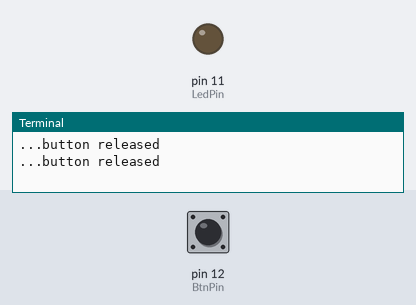
The program below on a simulated Raspberry Pi (header pin numbers). On the bench: output pins drawn as LEDs (lit = HIGH), the last lines printed to the terminal. The inputs (shaded band) are chosen by the test bench; at power-on: pin 12 (BtnPin) HIGH.

Above: at 1.2 s.
1.3 s: pin 12 (BtnPin) pulled LOW for 1.2 s
At 2.3 s:
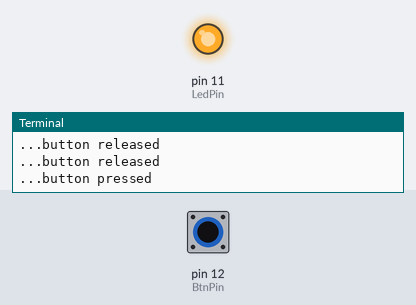
Timing chart, 0 to 10.8 s (numbered marks = the images above; inputs shaded):
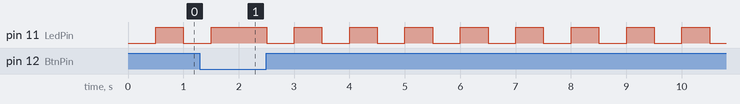

Measured:
- by itself, pin 11 (LedPin): repeats every 1.0 s: LOW 0.50 s, HIGH 0.50 s

The program:

led_button_blinking.py
```python
#!/usr/bin/env python
import time as t
import RPi.GPIO as GPIO

LedPin = 11    # pin11 --- led
BtnPin = 12    # pin12 --- button

def setup():
	GPIO.setmode(GPIO.BOARD)       # Numbers GPIOs by physical location
	GPIO.setup(LedPin, GPIO.OUT)   # Set LedPin's mode is output
	GPIO.setup(BtnPin, GPIO.IN, pull_up_down=GPIO.PUD_UP)    # Set BtnPin's mode is input, and pull up to high level(3.3V)
	GPIO.output(LedPin, GPIO.HIGH) # Set LedPin high(+3.3V) to on led

def blink():
	GPIO.output(LedPin, GPIO.LOW)  # Led Off
	t.sleep(0.5)
	GPIO.output(LedPin, GPIO.HIGH) # led On

def loop():
	while True:
		if GPIO.input(BtnPin) == GPIO.LOW: # Check whether the button is pressed or not.
			print '...button pressed'
			GPIO.output(LedPin, GPIO.HIGH)  # Led On
		else:
			print '...button released'
			blink()
		t.sleep(0.5)

def destroy():
	GPIO.output(LedPin, GPIO.HIGH)     # Led On
	GPIO.cleanup()                     # Cleanup resource

# main()
if __name__ == '__main__':
	setup()
	try: loop()
	except KeyboardInterrupt:  # When 'Ctrl+C' is pressed, the child program destroy() will be  executed.
		destroy()
```
